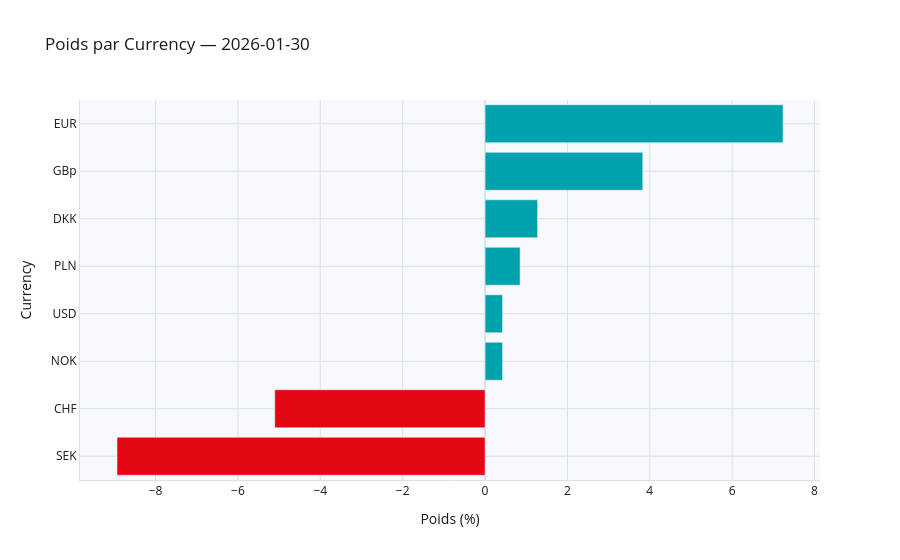

Write notebook code for a chart like this one.
### Code cell
comp_charts["Currency"].show()

### Figure 1 — Plotly figure (JSON) as saved in the notebook; plotly's stock layout.template omitted (floating-point values rounded to 4 significant figures)
{"data": [{"marker": {"color": ["#E30613", "#E30613", "#00A3AD", "#00A3AD", "#00A3AD", "#00A3AD", "#00A3AD", "#00A3AD"]}, "orientation": "h", "type": "bar", "x": [-8.936, -5.106, 0.4255, 0.4255, 0.8511, 1.277, 3.83, 7.234], "y": ["SEK", "CHF", "NOK", "USD", "PLN", "DKK", "GBp", "EUR"]}], "layout": {"font": {"color": "#1A1A1A"}, "paper_bgcolor": "white", "plot_bgcolor": "#F7F9FC", "title": {"text": "Poids par Currency — 2026-01-30"}, "xaxis": {"gridcolor": "#D9E2EC", "linecolor": "#D9E2EC", "title": {"text": "Poids (%)"}, "zerolinecolor": "#D9E2EC"}, "yaxis": {"gridcolor": "#D9E2EC", "linecolor": "#D9E2EC", "title": {"text": "Currency"}, "zerolinecolor": "#D9E2EC"}}}
